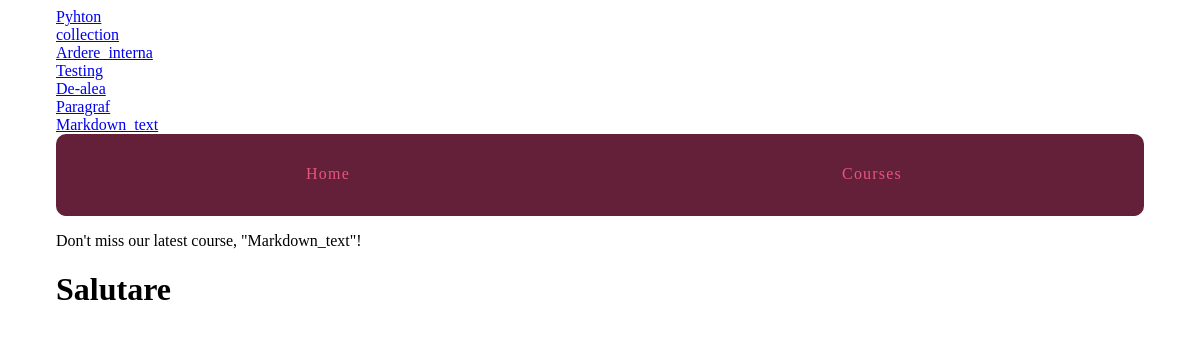
The page / on the database its author committed.
### courses/models.py (models this page shows)
class Course(models.Model):
    created_at = models.DateTimeField(auto_now_add=True)
    title = models.CharField(max_length=255)
    description = models.TextField()
    def __str__(self):
        return self.title

### django_start/views.py (the view)
# urls.py: url(r'^',hello_world,name='hello_world'),
def hello_world(request):
    return render(request,'home.html')

### courses/templatetags/course_extras.py (called while the page is built)
@register.simple_tag
def newest_course():
    return Course.objects.latest('created_at')

@register.inclusion_tag('courses/course_nav.html')
def nav_courses_list():
    courses = Course.objects.all()
    return {'courses':courses}

### templates/home.html (shortened to what this page needs)
{% extends "layout.html" %}
    {% block content %}
    <h1>Salutare</h1>
    {% endblock %}

### templates/layout.html (shortened to what this page needs)
{% load static from staticfiles %}
{% load course_extras %}
<!DOCTYPE html>
<html lang="en">
<head>
    <link rel="stylesheet" href="{% static 'css/layout.css'%}">
</head>
<body>
    <div class = "site-container">
    <div>{% nav_courses_list %}</div>
    <nav>
        <a href="{% url 'hello_world' %}">Home</a>
        <a href="{% url 'courses:list' %}">Courses</a>
    </nav>
        <p>Don't miss our latest course,
            "{% newest_course %}"!</p>
    {% block content %}{% endblock %}
    </div>
</body>
</html>

### courses/templates/courses/course_nav.html (shortened to what this page needs)
<!DOCTYPE html>
<html lang="en">
<head>
</head>
<body>
    {% for course in courses %}
        <div><a href="{% url 'courses:detail' pk=course.pk %}">{{ course.title }}</a></div>
    {% endfor %}
</body>
</html>

### assets/css/layout.css (style rules this page uses)
html { box-sizing: border-box; }
*, *::after, *::before { box-sizing: inherit; }
.site-container { max-width: 68em; margin-left: auto; margin-right: auto; }
.site-container::after { clear: both; content: ""; display: table; }
.site-container nav { width: 100%; display: table; width: 100%; table-layout: fixed; border-bottom-left-radius: 10px; border-bottom-right-radius: 10px; border-top-left-radius: 10px; border-top-right-radius: 10px; border-bottom-left-radius: 10px; border-top-left-radius: 10px; border-bottom-right-radius: 10px; border-top-right-radius: 10px; background-color: #642039; margin-bottom: 1em; overflow: hidden; }
.site-container nav a { display: table-cell; width: 8.33333%; padding: 10px; border-bottom: 2px solid #642039; color: #e6557e; letter-spacing: 0.075em; line-height: 60px; text-align: center; text-decoration: none; }

### rows shown on the page
Course: title "Pyhton"
Course: title "collection"
Course: title "Ardere_interna"
Course: title "Testing"
Course: title "De-alea"
Course: title "Paragraf"
Course: title "Markdown_text"
